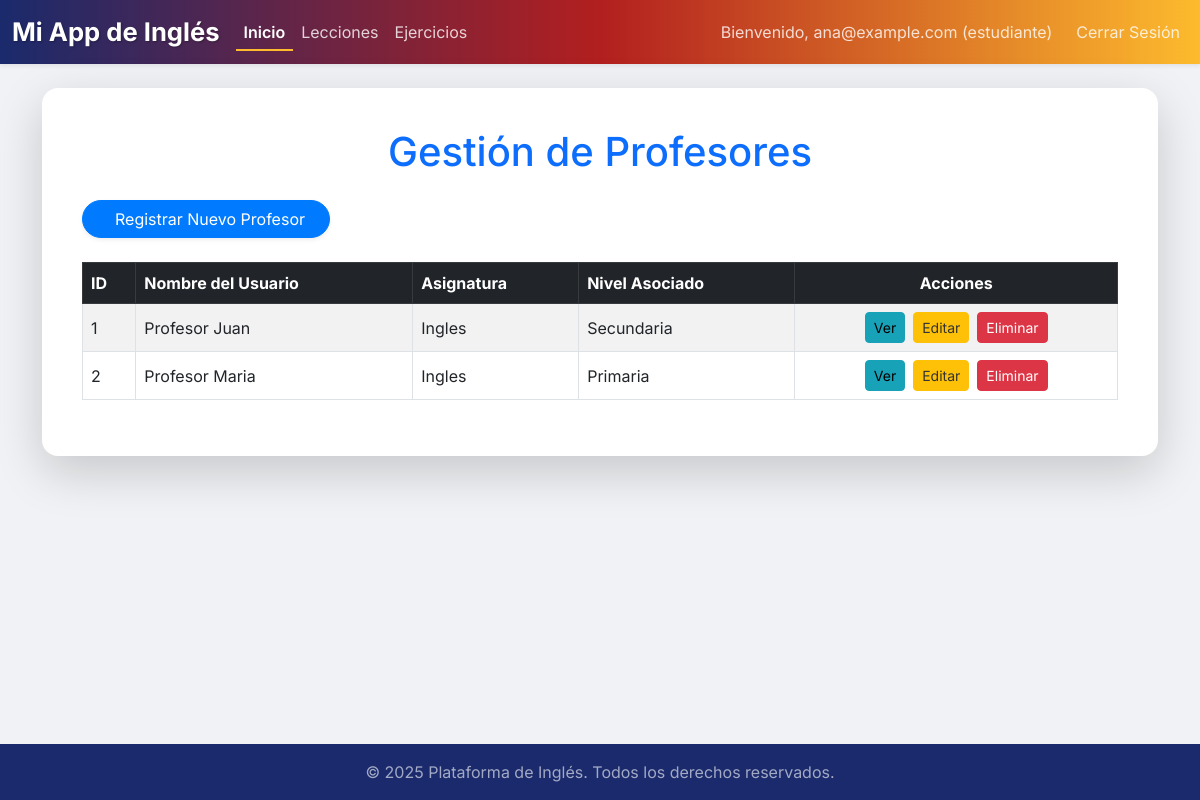
The page /profesores_web (signed in) on the database its author committed.
### app.py (models this page shows, shortened)
class BaseModel(db.Model):
    __abstract__ = True # Indica que esta clase es abstracta y no se mapeará a una tabla
    @classmethod
    def get_all(cls):
        return cls.query.all()

class Profesor(BaseModel):
    __tablename__ = 'profesores'
    id_profesor = db.Column(db.Integer, primary_key=True)
    id_usuario = db.Column(db.Integer, db.ForeignKey('usuarios.id_usuario', ondelete='CASCADE'), unique=True, nullable=False)
    asignatura = db.Column(db.String(100), nullable=False) # Ej: 'Gramática Inglesa', 'Conversación'
    id_nivel = db.Column(db.Integer, db.ForeignKey('niveles.id_nivel'), nullable=True) # Opcional: si el profesor se especializa en un nivel (Aquí no se necesita ondelete si el Nivel no lo tiene)
    lecciones = db.relationship('Leccion', backref='profesor', lazy=True, cascade="all, delete-orphan")

class Usuario(BaseModel):
    __tablename__ = 'usuarios'
    id_usuario = db.Column(db.Integer, primary_key=True)
    nombre = db.Column(db.String(100), nullable=False)
    email = db.Column(db.String(120), unique=True, nullable=False)
    contrasena_hash = db.Column(db.String(255), nullable=False)
    rol = db.Column(db.String(50), nullable=False) # 'admin', 'profesor', 'estudiante'
    fecha_registro = db.Column(db.DateTime, default=datetime.datetime.now)
    activo = db.Column(db.Boolean, default=True)
    estudiante_rel = db.relationship('Estudiante', backref='usuario', uselist=False, lazy=True, cascade="all, delete-orphan")
    profesor_rel = db.relationship('Profesor', backref='usuario', uselist=False, lazy=True, cascade="all, delete-orphan")

class Nivel(BaseModel):
    __tablename__ = 'niveles'
    id_nivel = db.Column(db.Integer, primary_key=True)
    niveles = db.Column(db.String(80), unique=True, nullable=False)
    estudiantes = db.relationship('Estudiante', backref='nivel_obj', lazy=True)
    profesores = db.relationship('Profesor', backref='nivel_obj', lazy=True)
    lecciones = db.relationship('Leccion', backref='nivel_obj', lazy=True) # Si las lecciones tienen un nivel específico

### app.py (the view)
@app.route('/profesores_web')
@login_required
def profesores_web():
    profesores = Profesor.get_all()
    return render_template('profesores.html', profesores=profesores)

### app.py (called while the page is built)
def login_required(f):
    @wraps(f)
    def decorated_function(*args, **kwargs):
        if 'user_id' not in session:
            flash('Necesitas iniciar sesión para acceder a esta página.', 'warning')
            return redirect(url_for('login'))
        return f(*args, **kwargs)
    return decorated_function

### templates/profesores.html (shortened to what this page needs)
{% extends "base.html" %}
{% block content %}
    <div class="card p-4 shadow-lg border-0 rounded-4">
        <div class="card-body">
            <h1 class="text-center mb-4 text-primary">Gestión de Profesores</h1>
            <a href="{{ url_for('nuevo_profesor_web') }}" class="btn btn-primary mb-4 rounded-pill px-4 shadow-sm">
                 Registrar Nuevo Profesor
            </a>
            <div class="table-responsive">
                <table class="table table-striped table-hover table-bordered align-middle">
                    <thead class="table-dark">
                        <tr>
                            <th scope="col">ID</th>
                            <th scope="col">Nombre del Usuario</th>
                            <th scope="col">Asignatura</th>
                            <th scope="col">Nivel Asociado</th>
                            <th scope="col" class="text-center">Acciones</th>
                        </tr>
                    </thead>
                    <tbody>
                        {% for profesor in profesores %}
                        <tr>
                            <td>{{ profesor.id_profesor }}</td>
                            <td>{{ profesor.usuario.nombre if profesor.usuario else 'N/A' }}</td>
                            <td>{{ profesor.asignatura }}</td>
                            <td>{{ profesor.nivel_obj.niveles if profesor.nivel_obj else 'N/A' }}</td>
                            <td>
                                <div class="d-flex justify-content-center">
                                    <a href="{{ url_for('ver_profesor_web', id_profesor=profesor.id_profesor) }}" class="btn btn-info btn-sm me-2">Ver</a>
                                    <a href="{{ url_for('editar_profesor_web', id_profesor=profesor.id_profesor) }}" class="btn btn-warning btn-sm me-2">Editar</a>
                                    <form action="{{ url_for('eliminar_profesor_web', id_profesor=profesor.id_profesor) }}" method="POST" style="display:inline-block;">
                                        <button type="submit" class="btn btn-danger btn-sm" onclick="return confirm('¿Estás seguro de que quieres eliminar a este profesor?');">Eliminar</button>
                                    </form>
                                </div>
                            </td>
                        </tr>
                        {% else %}
                        <tr>
                            <td colspan="5" class="text-center text-muted py-3">No hay profesores registrados.</td>
                        </tr>
                        {% endfor %}
                    </tbody>
                </table>
            </div>
        </div>
    </div>
{% endblock %}

### static/css/style.css (style rules this page uses)
body { font-family: 'Inter', sans-serif; background-color: #f0f2f5; color: #333; min-height: 100vh; display: flex; flex-direction: column; }
.card { border: none; border-radius: 0.75rem; box-shadow: 0 0.5rem 1rem rgba(0, 0, 0, 0.1); transition: transform 0.2s ease-in-out; }
.btn-primary { background-color: #007bff; border-color: #007bff; transition: background-color 0.3s ease, transform 0.2s ease; }
.btn-warning { background-color: #ffc107; border-color: #ffc107; color: #333; }
.btn-danger { background-color: #dc3545; border-color: #dc3545; }
.btn-info { background-color: #17a2b8; border-color: #17a2b8; }

### rows shown on the page
Profesor: id_profesor "1", usuario "Profesor Juan", asignatura "Ingles", nivel_obj "Secundaria"
Profesor: id_profesor "2", usuario "Profesor Maria", asignatura "Ingles", nivel_obj "Primaria"

### other values the page prints
{{ session.get('user_email') }} "ana@example.com"
{{ session.get('user_rol') }} "estudiante"
